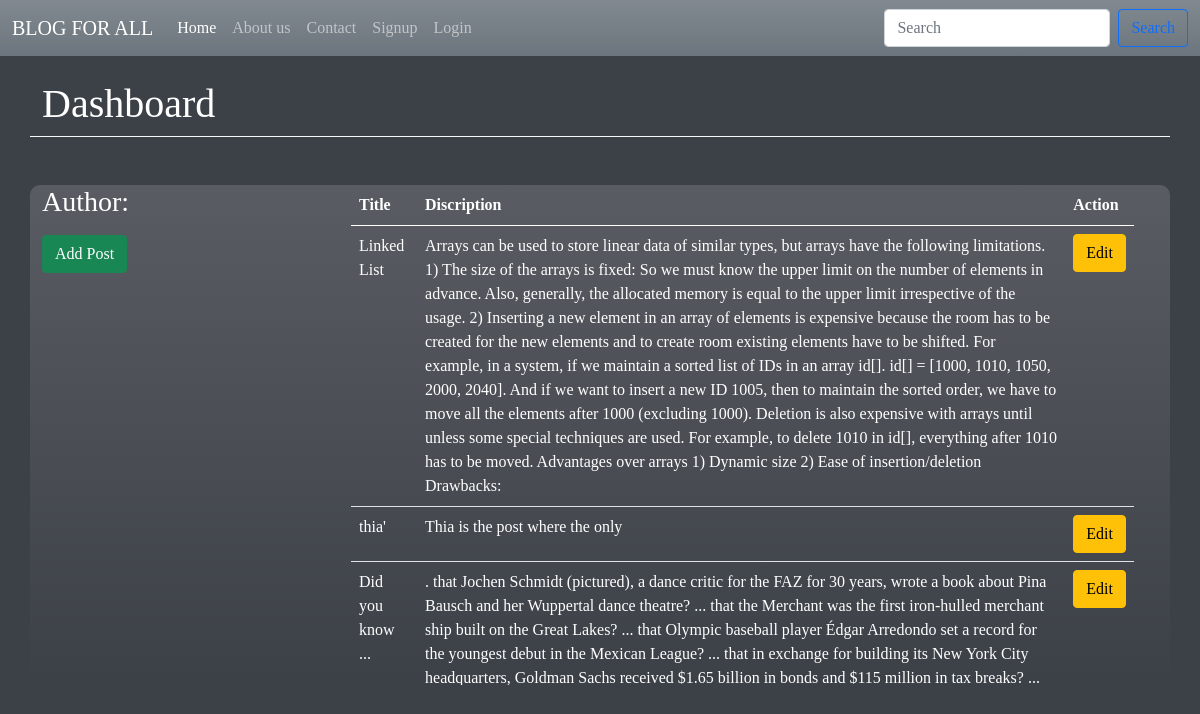
/dashboard/, run on the app's committed database.
### post/models.py (models this page shows)
class User_post(models.Model):
    title       = models.CharField(max_length=100)
    discription = models.CharField(max_length=100000)
    date        = models.DateTimeField(default=datetime.now())

### post/views.py (the view)
# urls.py: path('dashboard/',views.dashboard,name='dashboard'),
def dashboard(request):
    obj=User_post.objects.all()
    return render(request,'post/dashboard.html',{'object':obj})

### post/templates/post/dashboard.html (shortened to what this page needs)
{% extends 'base.html' %}
{% block content %}
<div class="container my-4 text-white border-bottom border-light">
    <h1>Dashboard</h1>
</div>
<div class="container text-white bg-gradient my-5" style="background-color: black(122, 58, 58); border-radius: 10px;">
    <div class="row">
        <div class="col-3">
            <h3>
                Author:
            </h3>
            <a href="{% url 'addpost' %}" class="btn btn-success text-white my-2">Add Post</a>
        </div>
        <div class="col-9">
            <div class="container" id="myct">
                <table class="table text-white">
                    <thead>
                        <tr>
                            <th scope="col">Title</th>
                            <th scope="col">Discription</th>
                            <th scope="col">Action</th>
                        </tr>
                    </thead>
                    <tbody>
                        {% for obj in object %}
                        <tr>
                            <td>{{obj.title}}</td>
                            <td>{{obj.discription}}</td>
                            <td><a href="{% url 'edit' obj.id %}" class="btn btn-warning">Edit</a></td>
                        </tr>
                        {% endfor %}
                    </tbody>
                </table>
            </div>
        </div>
    </div>
</div>
{% endblock content %}

### post/templates/post/dashboard.html (style rules this page uses)
#myct { overflow: scroll; max-height: 500px; }

### data on the page
User_post: title "Linked List", discription "Arrays can be used to store linear data of similar types, but arrays have the following limitations. 1) The size of the arrays is fixed: So we must know the upper limit on the number of elements in advance. Also, generally, the allocated memory is equal to the upper limit irrespective of the usage. 2) Inserting a new element in an array of elements is expensive because the room has to be created for the new elements and to create room existing elements have to be shifted. For example, in a system, if we maintain a sorted list of IDs in an array id[]. id[] = [1000, 1010, 1050, 2000, 2040]. And if we want to insert a new ID 1005, then to maintain the sorted order, we have to move all the…"
User_post: title "thia'", discription "Thia is the post where the only"
User_post: title "Did you know ...", discription ". that Jochen Schmidt (pictured), a dance critic for the FAZ for 30 years, wrote a book about Pina Bausch and her Wuppertal dance theatre? ... that the Merchant was the first iron-hulled merchant ship built on the Great Lakes? ... that Olympic baseball player Édgar Arredondo set a record for the youngest debut in the Mexican League? ... that in exchange for building its New York City headquarters, Goldman Sachs received $1.65 billion in bonds and $115 million in tax breaks? ...…"
